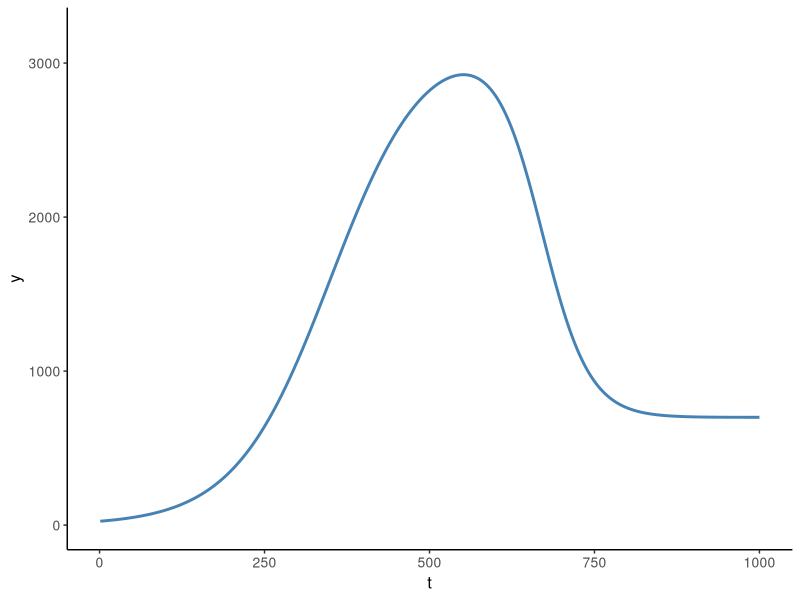
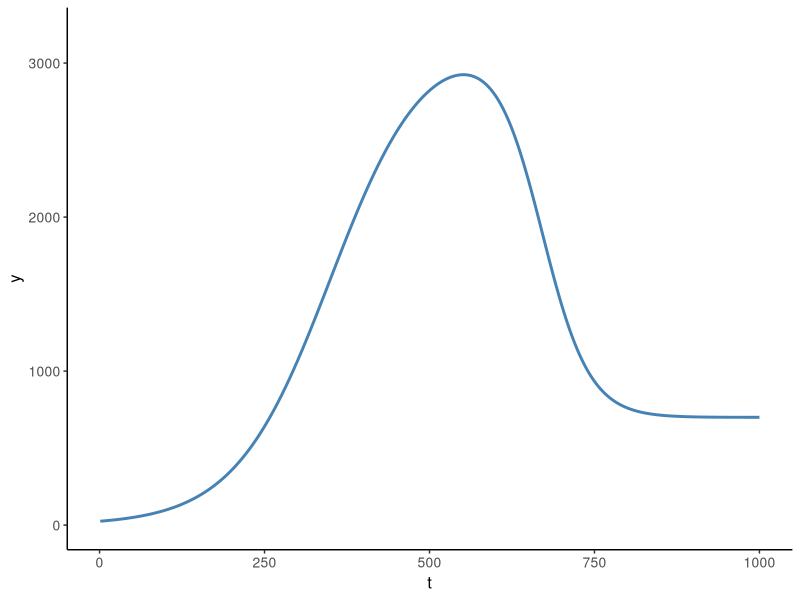

Source code (R) for these figures, in order:
## ---- chunk 1
knitr::opts_chunk$set(echo = TRUE)
## ---- chunk 2
library(data.table)
library(ggplot2)

a=0
b1=3200
b2=-2500
g1=4
c1=350
g2=8
c2=670

trend <- 1:1000

G1 <- (1+exp(-g1*(trend-c1)/sd(trend)))^{-1}
G2 <- (1+exp(-g2*(trend-c2)/sd(trend)))^{-1}

y <- a+b1*G1+b2*G2

dt <- data.table(t=trend,y=y)

gg_plot <- ggplot(dt,aes(x=t,y=y))+
  geom_line(size=1,color="steelblue")+
  coord_cartesian(ylim=c(0,3200))+
  theme_classic()+
  theme(axis.title = element_text(size=12),axis.text = element_text(size=10))

gg_plot

ggsave("illustration.png",gg_plot,device="png",dpi="retina",width=6.5,height=3.5)
